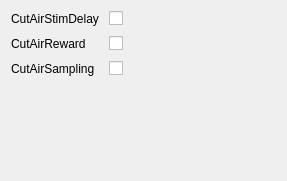
             <widget class="QWidget" name="airControlScrollAreaWidgetContents">
              <property name="geometry">
               <rect>
                <x>0</x>
                <y>0</y>
                <width>287</width>
                <height>181</height>
               </rect>
              </property>
              <layout class="QGridLayout" name="gridLayout_13">
               <item row="0" column="0">
                <layout class="QFormLayout" name="airControlFormLayout">
                 <property name="horizontalSpacing">
                  <number>10</number>
                 </property>
                 <property name="verticalSpacing">
                  <number>10</number>
                 </property>
                 <item row="0" column="0">
                  <widget class="QLabel" name="cutAirStimDelayLabel">
                   <property name="text">
                    <string>CutAirStimDelay</string>
                   </property>
                  </widget>
                 </item>
                 <item row="0" column="1">
                  <widget class="QCheckBox" name="CutAirStimDelay"/>
                 </item>
                 <item row="1" column="0">
                  <widget class="QLabel" name="cutAirRewardLabel">
                   <property name="text">
                    <string>CutAirReward</string>
                   </property>
                  </widget>
                 </item>
                 <item row="1" column="1">
                  <widget class="QCheckBox" name="CutAirReward"/>
                 </item>
                 <item row="2" column="0">
                  <widget class="QLabel" name="cutAirSamplingLabel">
                   <property name="text">
                    <string>CutAirSampling</string>
                   </property>
                  </widget>
                 </item>
                 <item row="2" column="1">
                  <widget class="QCheckBox" name="CutAirSampling"/>
                 </item>
                </layout>
               </item>
              </layout>
             </widget>
